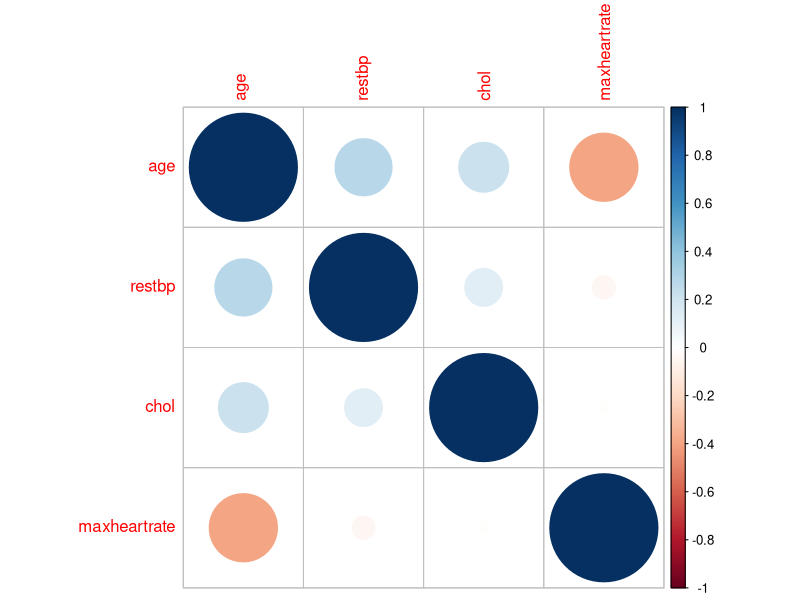

Reproduce this figure in R.
## ---- chunk 1
#| echo: false
library(corrplot)

# Open heart.csv and save as a dataframe
heart_df <- read.csv("../Datasets/heart.csv") 

heart_df_only_numerical <- heart_df[,-2] # creates a new dataframe which doesn't include the "sex" column. 
heart_corrplot_matrix <- cor(heart_df_only_numerical) # calculates all-against-all correlation matrix
corrplot(heart_corrplot_matrix) # makes a correlelogram based on the calculations
